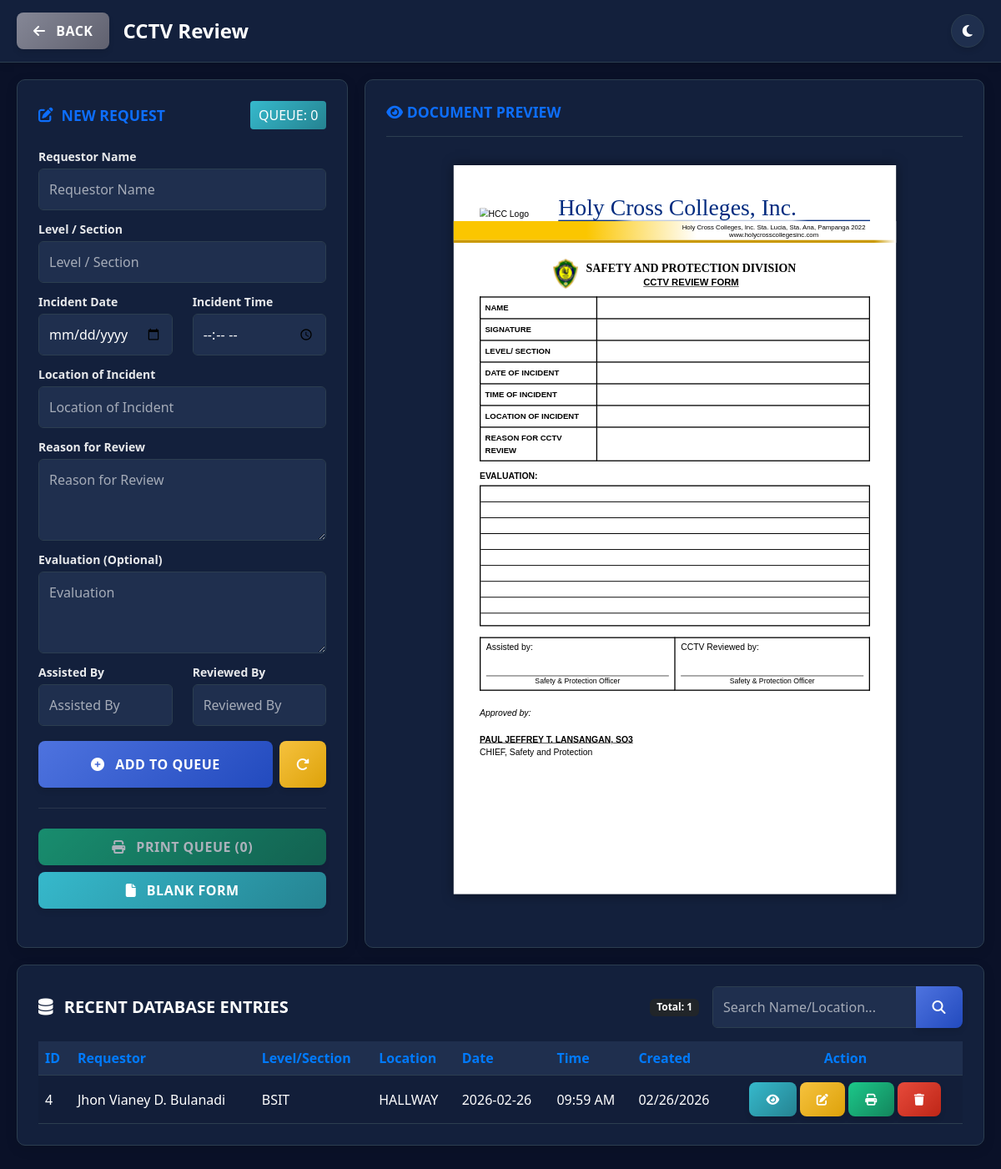
Screenshot of /cctv_review_form.php with the database file from the repository.
### tables this page shows
CREATE TABLE `cctv_requests` (
  `id` int(11) NOT NULL,
  `requestor_name` varchar(255) NOT NULL,
  `dept` varchar(255) DEFAULT NULL,
  `incident_date` date NOT NULL,
  `incident_time` time NOT NULL,
  `location` varchar(255) NOT NULL,
  `description` text NOT NULL,
  `purpose` text NOT NULL,
  `status` varchar(50) DEFAULT 'Pending',
  `created_at` timestamp NOT NULL DEFAULT current_timestamp(),
  `evaluation` text DEFAULT NULL,
  `level_section` varchar(255) DEFAULT NULL,
  `reason` text NOT NULL,
  `assisted_by` varchar(255) DEFAULT NULL,
  `reviewed_by` varchar(255) DEFAULT NULL
);

### cctv_review_form.php (the view, shortened to what this page needs)
<?php
$servername = "localhost";
$username = "root";
$password = "";
$dbname = "sapd_db";
$conn = new mysqli($servername, $username, $password);
$conn->query("CREATE DATABASE IF NOT EXISTS $dbname");
$conn->select_db($dbname);
$table_sql = "CREATE TABLE IF NOT EXISTS cctv_requests (
    id INT AUTO_INCREMENT PRIMARY KEY,
    requestor_name VARCHAR(255) NOT NULL,
    level_section VARCHAR(255),
    incident_date DATE NOT NULL,
    incident_time TIME NOT NULL,
    location VARCHAR(255) NOT NULL,
    reason TEXT NOT NULL,
    evaluation TEXT,
    assisted_by VARCHAR(255),
    reviewed_by VARCHAR(255),
    status VARCHAR(50) DEFAULT 'Pending',
    created_at TIMESTAMP DEFAULT CURRENT_TIMESTAMP
)";
$conn->query($table_sql);
$search_term = "";
$where_clause = "";
$recent_requests = $conn->query("SELECT * FROM cctv_requests $where_clause ORDER BY id DESC LIMIT 10");
$total_count = $conn->query("SELECT COUNT(*) as total FROM cctv_requests")->fetch_assoc()['total'];
?>
<!DOCTYPE html>
<html lang="en">
<head>
    <link href="https://cdn.jsdelivr.net/npm/bootstrap@5.3.0/dist/css/bootstrap.min.css" rel="stylesheet">
    <link rel="stylesheet" href="https://cdnjs.cloudflare.com/ajax/libs/font-awesome/6.4.0/css/all.min.css">
</head>
<body>
    <div class="navbar d-flex justify-content-between align-items-center">
        <div class="d-flex align-items-center gap-3">
            <a href="dashboard.php" class="btn btn-secondary fw-bold"><i class="fa fa-arrow-left me-2"></i> Back</a>
            <h4 class="m-0 fw-bold text-white">CCTV Review</h4>
        </div>
        <div class="d-flex gap-2 align-items-center">
            <button class="btn btn-theme rounded-circle" onclick="toggleTheme()" id="themeBtn">
            </button>
        </div>
    </div>
    <div class="main-container">
        <div class="left-panel">
            <div class="panel-header">
                <div class="panel-title" id="form-panel-title">
                    <i class="fa fa-pen-to-square"></i> NEW REQUEST
                </div>
                <div class="badge-queue">QUEUE: <?php echo count($_SESSION['cctv_print_queue']); ?></div>
            </div>
            <form method="POST" id="requestForm">
                <label class="small text-secondary mb-1">Requestor Name</label>
                <input type="text" name="requestor_name" id="in_name" class="form-control" placeholder="Requestor Name"
                    required oninput="updatePreview()">
                <label class="small text-secondary mb-1">Level / Section</label>
                <input type="text" name="level_section" id="in_lvl" class="form-control" placeholder="Level / Section"
                    required oninput="updatePreview()">
                <div class="row">
                    <div class="col-6">
                        <label class="small text-secondary mb-1">Incident Date</label>
                        <input type="date" name="incident_date" id="in_date" class="form-control" required
                            oninput="updatePreview()">
                    </div>
                    <div class="col-6">
                        <label class="small text-secondary mb-1">Incident Time</label>
                        <input type="time" name="incident_time" id="in_time" class="form-control" required
                            oninput="updatePreview()">
                    </div>
                </div>
                <label class="small text-secondary mb-1">Location of Incident</label>
                <input type="text" name="location" id="in_loc" class="form-control" placeholder="Location of Incident"
                    required oninput="updatePreview()">
                <label class="small text-secondary mb-1">Reason for Review</label>
                <textarea name="reason" id="in_reason" class="form-control" rows="3" placeholder="Reason for Review"
                    required oninput="updatePreview()"></textarea>
                <label class="small text-secondary mb-1">Evaluation (Optional)</label>
                <textarea name="evaluation" id="in_eval" class="form-control" rows="3" placeholder="Evaluation"
                    oninput="updatePreview()"></textarea>
                <div class="row mt-2">
                    <div class="col-6">
                        <label class="small text-secondary mb-1">Assisted By</label>
                        <input type="text" name="assisted_by" id="in_assisted" class="form-control"
                            placeholder="Assisted By" required oninput="updatePreview()">
                    </div>
                    <div class="col-6">
                        <label class="small text-secondary mb-1">Reviewed By</label>
                        <input type="text" name="reviewed_by" id="in_reviewed" class="form-control"
                            placeholder="Reviewed By" required oninput="updatePreview()">
                    </div>
                </div>
                <div id="add_btn_group" class="d-flex gap-2">
                    <button type="submit" name="submit_request" class="btn btn-primary flex-grow-1 fw-bold py-3 mt-2">
                        <i class="fa fa-plus-circle me-2"></i> ADD TO QUEUE
                    </button>
                    <button type="button" onclick="resetForm()" class="btn btn-warning fw-bold py-3 mt-2"
                        title="Clear form to start new">
                        <i class="fa fa-rotate-right"></i>
                    </button>
                </div>
            </form>
            <hr class="border-secondary my-4">
            <div class="d-flex gap-2 flex-wrap mb-2">
                <button onclick="printQueue()" class="btn btn-success flex-grow-1 fw-bold" <?php echo count($_SESSION['cctv_print_queue']) == 0 ? 'disabled' : ''; ?>>
                    <i class="fa fa-print me-2"></i> Print Queue (<?php echo count($_SESSION['cctv_print_queue']); ?>)
                </button>
                <button onclick="printBlank()" class="btn btn-info fw-bold text-white flex-grow-1">
                    <i class="fa fa-file me-2"></i> Blank Form
                </button>
            </div>
        </div>
        <div class="right-panel">
            <div class="panel-header w-100 border-bottom pb-3 mb-4" id="preview-header"
                style="border-color: var(--border)!important;">
                <div class="panel-title w-100 d-flex justify-content-between align-items-center">
                    <span><i class="fa fa-eye"></i> DOCUMENT PREVIEW</span>
                </div>
            </div>
            <div class="hcc-form">
                <div class="new-header-wrapper">
                    <div class="fading-bar"></div>
                    <div class="header-content">
                        <img src="Logo-hcc.png" alt="HCC Logo" class="new-header-logo">
                        <div class="text-content">
                            <div class="new-header-title">Holy Cross Colleges, Inc.</div>
                            <div class="divider-line"></div>
                            <div class="details">
                                Holy Cross Colleges, Inc. Sta. Lucia, Sta. Ana, Pampanga 2022<br>
                                www.holycrosscollegesinc.com
                            </div>
                        </div>
                    </div>
                </div>
                <div class="division-header">
                    <img src="background.png" alt="SAPD Logo" class="sapd-logo">
                    <div class="division-title">
                        <h2>SAFETY AND PROTECTION DIVISION</h2>
                        <h3>CCTV REVIEW FORM</h3>
                    </div>
                </div>
                <table class="form-table">
                    <tr>
                        <td class="label-cell">NAME</td>
                        <td class="input-cell" id="out_name"></td>
                    </tr>
                    <tr>
                        <td class="label-cell">SIGNATURE</td>
                        <td class="input-cell"></td>
                    </tr>
                    <tr>
                        <td class="label-cell">LEVEL/ SECTION</td>
                        <td class="input-cell" id="out_lvl"></td>
                    </tr>
                    <tr>
                        <td class="label-cell">DATE OF INCIDENT</td>
                        <td class="input-cell" id="out_date"></td>
                    </tr>
                    <tr>
                        <td class="label-cell">TIME OF INCIDENT</td>
                        <td class="input-cell" id="out_time"></td>
                    </tr>
                    <tr>
                        <td class="label-cell">LOCATION OF INCIDENT</td>
                        <td class="input-cell" id="out_loc"></td>
                    </tr>
                    <tr>
                        <td class="label-cell">REASON FOR CCTV REVIEW</td>
                        <td class="input-cell" id="out_reason" style="height: 60px; vertical-align: top;"></td>
                    </tr>
                </table>
                <div class="eval-section">
                    <strong>EVALUATION:</strong>
                    <div class="eval-box" id="out_eval"></div>
                </div>
                <table class="footer-table">
                    <tr>
                        <td>
                            <span class="footer-label">Assisted by:</span>
                            <div id="out_assisted"
                                style="text-align:center; font-weight:bold; margin-top: 15px; text-transform:uppercase; min-height: 20px;">
                            </div>
                            <div style="text-align:center; font-size:10pt;">Safety & Protection Officer</div>
                        </td>
                        <td>
                            <span class="footer-label">CCTV Reviewed by:</span>
                            <div id="out_reviewed"
                                style="text-align:center; font-weight:bold; margin-top: 15px; text-transform:uppercase; min-height: 20px;">
                            </div>
                            <div style="text-align:center; font-size:10pt;">Safety & Protection Officer</div>
                        </td>
                    </tr>
                </table>
                <div class="approval-section" style="margin-top: 30px;">
                    <i>Approved by:</i><br><br>
                    <span class="chief-name">PAUL JEFFREY T. LANSANGAN, SO3</span><br>
                    <span>CHIEF, Safety and Protection</span>
                </div>
            </div>
        </div>
    </div>
    <div class="bottom-panel">
        <div class="d-flex justify-content-between align-items-center mb-3">
            <h5 class="fw-bold m-0"><i class="fa fa-database me-2"></i> RECENT DATABASE ENTRIES</h5>
            <div class="d-flex align-items-center gap-3">
                <span class="badge bg-dark">Total: <?php echo $total_count; ?></span>
                <form method="GET" class="d-flex gap-0" style="width: 300px;">
                    <div class="input-group">
                        <input type="text" name="search" class="form-control" placeholder="Search Name/Location..."
                            value="<?php echo htmlspecialchars($search_term); ?>" style="margin-bottom: 0;">
                        <button type="submit" class="btn btn-primary"><i class="fa fa-search"></i></button>
                    </div>
                </form>
            </div>
        </div>
        <div class="table-responsive">
            <table class="table table-custom table-striped table-hover mb-0">
                <thead>
                    <tr>
                        <th>ID</th>
                        <th>Requestor</th>
                        <th>Level/Section</th>
                        <th>Location</th>
                        <th>Date</th>
                        <th>Time</th>
                        <th>Created</th>
                        <th class="text-center">Action</th>
                    </tr>
                </thead>
                <tbody>
                    <?php if ($recent_requests && $recent_requests->num_rows > 0): ?>
                        <?php while ($row = $recent_requests->fetch_assoc()): ?>
                            <tr>
                                <td><?php echo $row['id']; ?></td>
                                <td><?php echo htmlspecialchars($row['requestor_name']); ?></td>
                                <td><?php echo htmlspecialchars($row['level_section']); ?></td>
                                <td><?php echo strtoupper($row['location']); ?></td>
                                <td><?php echo $row['incident_date']; ?></td>
                                <td><?php echo date('h:i A', strtotime($row['incident_time'])); ?></td>
                                <td><?php echo date('m/d/Y', strtotime($row['created_at'])); ?></td>
                                <td>
                                    <div class="d-flex gap-1 justify-content-center">
                                        <button type="button" class="btn btn-sm btn-info text-white" title="View Record Only"
                                            onclick='viewRecord(<?php echo htmlspecialchars(json_encode($row), ENT_QUOTES, 'UTF-8'); ?>)'>
                                            <i class="fa fa-eye"></i>
                                        </button>
                                        <button type="button" class="btn btn-sm btn-warning text-white" title="Edit Record"
                                            onclick='editRecord(<?php echo htmlspecialchars(json_encode($row), ENT_QUOTES, 'UTF-8'); ?>)'>
                                            <i class="fa fa-edit"></i>
                                        </button>
                                        <a href="?reprint_id=<?php echo $row['id']; ?>"
                                            class="btn btn-sm btn-success text-white" title="Reprint">
                                            <i class="fa fa-print"></i>
                                        </a>
                                        <a href="?delete_id=<?php echo $row['id']; ?>" class="btn btn-sm btn-danger btn-delete"
                                            onclick="return confirm('Delete this record?')" title="Delete">
                                            <i class="fa fa-trash"></i>
                                        </a>
                                    </div>
                                </td>
                            </tr>
                        <?php endwhile; ?>
                    <?php endif; ?>
                </tbody>
            </table>
        </div>
    </div>
</body>
</html>

### rows the page displays
cctv_requests: id "4", requestor_name "Jhon Vianey D. Bulanadi", level_section "BSIT", location "HALLWAY", incident_date "2026-02-26", incident_time "09:59 AM", created_at "02/26/2026"

### other values shown
count($_SESSION['cctv_print_queue']) "0"
$total_count "1"
